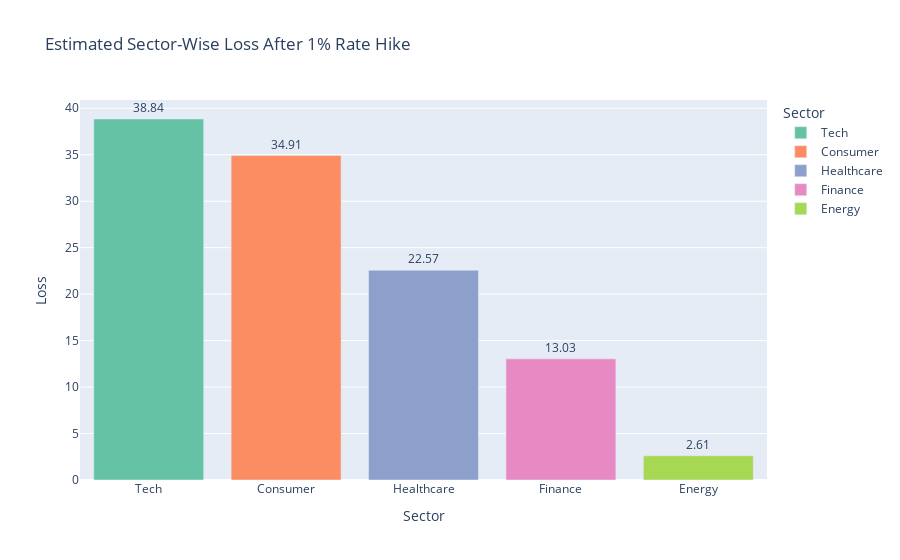

Notebook code cell kept with this figure:
### Code cell
# VISUALIZATION: Loss by Sector
# ----------------------------
fig_loss_sector = px.bar(
    sector_loss,
    x="Sector",
    y="Loss",
    title="Estimated Sector-Wise Loss After 1% Rate Hike",
    text="Loss",
    color="Sector",
    color_discrete_sequence=px.colors.qualitative.Set2
)
fig_loss_sector.update_traces(texttemplate='%{text:.2f}', textposition='outside')
fig_loss_sector.update_layout(uniformtext_minsize=8, uniformtext_mode='hide')
fig_loss_sector.show()

### Figure 1 — Plotly figure (JSON) as saved in the notebook; plotly's stock layout.template omitted (floating-point values rounded to 4 significant figures)
{"data": [{"alignmentgroup": "True", "hovertemplate": "Sector=%{x}<br>Loss=%{text}<extra></extra>", "legendgroup": "Tech", "marker": {"color": "rgb(102,194,165)", "pattern": {"shape": ""}}, "name": "Tech", "offsetgroup": "Tech", "orientation": "v", "showlegend": true, "text": [38.84], "textposition": "outside", "texttemplate": "%{text:.2f}", "type": "bar", "x": ["Tech"], "xaxis": "x", "y": [38.84], "yaxis": "y"}, {"alignmentgroup": "True", "hovertemplate": "Sector=%{x}<br>Loss=%{text}<extra></extra>", "legendgroup": "Consumer", "marker": {"color": "rgb(252,141,98)", "pattern": {"shape": ""}}, "name": "Consumer", "offsetgroup": "Consumer", "orientation": "v", "showlegend": true, "text": [34.91], "textposition": "outside", "texttemplate": "%{text:.2f}", "type": "bar", "x": ["Consumer"], "xaxis": "x", "y": [34.91], "yaxis": "y"}, {"alignmentgroup": "True", "hovertemplate": "Sector=%{x}<br>Loss=%{text}<extra></extra>", "legendgroup": "Healthcare", "marker": {"color": "rgb(141,160,203)", "pattern": {"shape": ""}}, "name": "Healthcare", "offsetgroup": "Healthcare", "orientation": "v", "showlegend": true, "text": [22.57], "textposition": "outside", "texttemplate": "%{text:.2f}", "type": "bar", "x": ["Healthcare"], "xaxis": "x", "y": [22.57], "yaxis": "y"}, {"alignmentgroup": "True", "hovertemplate": "Sector=%{x}<br>Loss=%{text}<extra></extra>", "legendgroup": "Finance", "marker": {"color": "rgb(231,138,195)", "pattern": {"shape": ""}}, "name": "Finance", "offsetgroup": "Finance", "orientation": "v", "showlegend": true, "text": [13.03], "textposition": "outside", "texttemplate": "%{text:.2f}", "type": "bar", "x": ["Finance"], "xaxis": "x", "y": [13.03], "yaxis": "y"}, {"alignmentgroup": "True", "hovertemplate": "Sector=%{x}<br>Loss=%{text}<extra></extra>", "legendgroup": "Energy", "marker": {"color": "rgb(166,216,84)", "pattern": {"shape": ""}}, "name": "Energy", "offsetgroup": "Energy", "orientation": "v", "showlegend": true, "text": [2.605], "textposition": "outside", "texttemplate": "%{text:.2f}", "type": "bar", "x": ["Energy"], "xaxis": "x", "y": [2.605], "yaxis": "y"}], "layout": {"barmode": "relative", "legend": {"title": {"text": "Sector"}, "tracegroupgap": 0}, "title": {"text": "Estimated Sector-Wise Loss After 1% Rate Hike"}, "uniformtext": {"minsize": 8, "mode": "hide"}, "xaxis": {"anchor": "y", "categoryarray": ["Tech", "Consumer", "Healthcare", "Finance", "Energy"], "categoryorder": "array", "domain": [0, 1], "title": {"text": "Sector"}}, "yaxis": {"anchor": "x", "domain": [0, 1], "title": {"text": "Loss"}}}}
